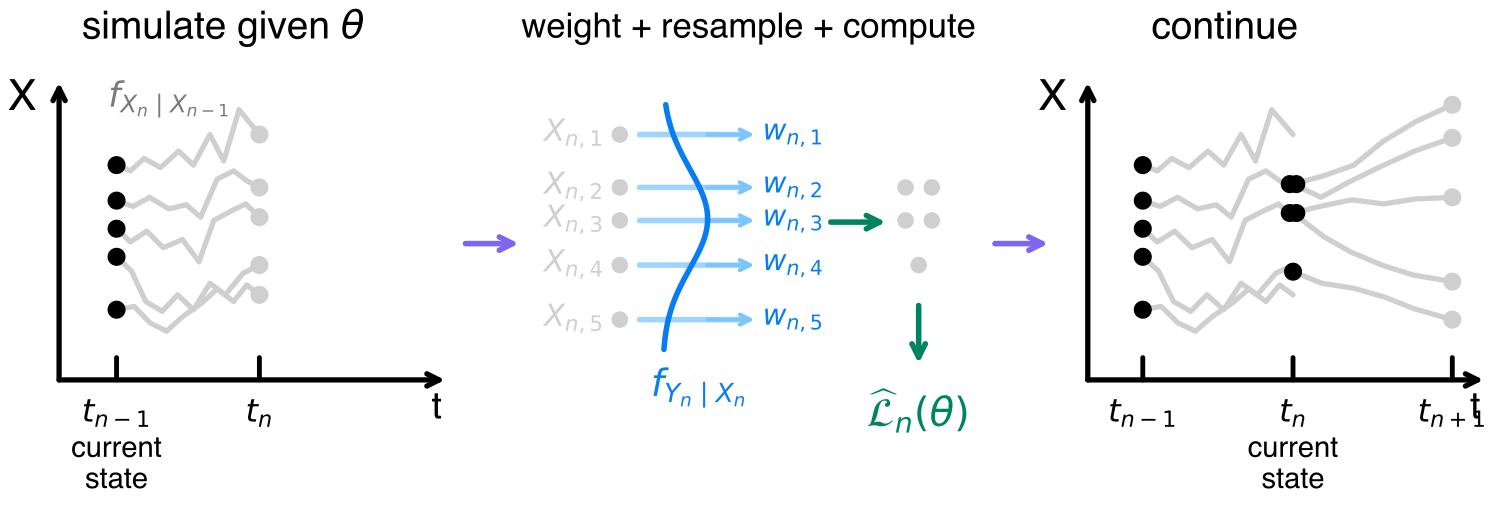

Write the Python code that produced this figure.
import numpy as np
import matplotlib.pyplot as plt
from matplotlib.patches import FancyArrowPatch
from matplotlib import font_manager
from pathlib import Path

# Output path: next to this script, in A_pfilter/figures/
out_dir = Path(__file__).resolve().parent
pdf_path = out_dir / "pfilter_graph.pdf"

# Clean sans-serif labels (not hand-drawn). First available wins.
_preferred = ["Helvetica", "Arial", "Helvetica Neue", "DejaVu Sans"]
_available = {f.name for f in font_manager.fontManager.ttflist}
_family = next((n for n in _preferred if n in _available), "DejaVu Sans")
hand = font_manager.FontProperties(family=_family)
print(f"Using label font: {_family}")

fig, ax = plt.subplots(figsize=(15.2, 5.1))
ax.set_xlim(0, 18.2)
ax.set_ylim(0, 6.0)
ax.axis("off")
fig.patch.set_facecolor("white")
ax.set_facecolor("white")

black = "black"
gray = "#cfcfcf"
blue = "#087cf0"
green = "#00845f"
purple = "#7e66ee"

def sketch(artist, scale=1.0, length=80, randomness=1.2):
    return artist   # clean lines: no hand-drawn sketch effect

def arrow(start, end, color=black, lw=3.5, mutation=22, z=5):
    patch = FancyArrowPatch(
        start, end, arrowstyle="->", mutation_scale=mutation,
        linewidth=lw, color=color, shrinkA=0, shrinkB=0,
        capstyle="round", joinstyle="round", zorder=z
    )
    ax.add_patch(patch)
    sketch(patch, 0.9, 90, 1.0)
    return patch

def line(xs, ys, color=black, lw=3.0, alpha=1.0, z=3):
    obj, = ax.plot(
        xs, ys, color=color, linewidth=lw, alpha=alpha,
        solid_capstyle="round", solid_joinstyle="round", zorder=z
    )
    sketch(obj, 0.75, 85, 1.05)
    return obj

def txt(x, y, s, size=22, color=black, ha="center", va="center", rotation=0):
    return ax.text(
        x, y, s, fontproperties=hand, fontsize=size, color=color,
        ha=ha, va=va, rotation=rotation
    )

# Section titles
txt(2.65, 5.70, r"simulate given $\theta$", size=28)
txt(9.05, 5.70, "weight + resample + compute", size=25)
txt(14.85, 5.70, "continue", size=28)

# -----------------------------
# Left panel: simulate particles
# -----------------------------
x0, x1 = 0.65, 5.35
y0, y1 = 1.45, 5.05

arrow((x0, y0), (x1, y0), lw=3.8)
arrow((x0, y0), (x0, y1), lw=3.8)

txt(0.20, 4.85, "X", size=31)
txt(5.25, 1.10, "t", size=27)
txt(1.35, 1.03, r"$t_{n-1}$", size=23)
txt(3.09, 1.03, r"$t_n$", size=23)
txt(1.35, 0.42, "current\nstate", size=21)

# Tick marks. t_n sits at the same RELATIVE x within this panel as t_n does
# in the right ("continue") panel, so the two panels share one time grid.
line([1.35, 1.35], [1.45, 1.72], lw=3.5)
line([3.09, 3.09], [1.45, 1.72], lw=3.5)

# Particle states and simulated trajectories
start_x = 1.35
end_x = 3.09     # trajectories end at t_n (compressed to match the right panel)
start_ys = [4.05, 3.62, 3.28, 2.94, 2.30]

paths_left = [
    ([1.35, 1.60, 1.85, 2.15, 2.48, 2.75, 3.05, 3.30, 3.58, 3.95],
     [4.05, 3.98, 4.13, 4.02, 4.22, 4.05, 4.42, 4.10, 4.72, 4.42]),
    ([1.35, 1.65, 1.95, 2.30, 2.62, 2.88, 3.18, 3.48, 3.72, 3.95],
     [3.62, 3.55, 3.66, 3.52, 3.57, 3.42, 3.88, 3.98, 3.86, 3.78]),
    ([1.35, 1.60, 1.90, 2.20, 2.55, 2.85, 3.12, 3.45, 3.70, 3.95],
     [3.28, 3.12, 3.25, 3.05, 3.15, 2.88, 3.38, 3.50, 3.58, 3.42]),
    ([1.35, 1.62, 1.88, 2.18, 2.46, 2.75, 3.05, 3.33, 3.65, 3.95],
     [2.94, 2.77, 2.40, 2.28, 2.48, 2.30, 2.62, 2.48, 2.74, 2.84]),
    ([1.35, 1.67, 1.96, 2.26, 2.56, 2.90, 3.18, 3.48, 3.72, 3.95],
     [2.30, 2.34, 2.14, 2.04, 2.22, 2.38, 2.55, 2.40, 2.60, 2.48]),
]

# Compress the left-panel trajectories horizontally so they end at t_n=end_x.
L_scale = (end_x - start_x) / (3.95 - 1.35)
for xs, ys in paths_left:
    line([start_x + (x - 1.35) * L_scale for x in xs], ys, color=gray, lw=3.8, z=2)

ax.scatter([start_x] * 5, start_ys, s=145, color=black, zorder=6)
ax.scatter([end_x] * 5, [p[1][-1] for p in paths_left], s=145, color=gray, zorder=5)

txt(2.00, 4.85, r"$f_{X_n\mid X_{n-1}}$", size=25, color="#7a7a7a")

# Purple transition arrow
arrow((5.60, 3.10), (6.25, 3.10), color=purple, lw=4.0, mutation=24)

# -----------------------------------------
# Middle: weight, resample, compute estimate
# -----------------------------------------
row_y = [4.42, 3.78, 3.38, 2.84, 2.18]
labels = [r"$X_{n,1}$", r"$X_{n,2}$", r"$X_{n,3}$", r"$X_{n,4}$", r"$X_{n,5}$"]
weights = [r"$w_{n,1}$", r"$w_{n,2}$", r"$w_{n,3}$", r"$w_{n,4}$", r"$w_{n,5}$"]

for y, lab, wlab in zip(row_y, labels, weights):
    ax.text(7.30, y, lab, fontsize=22, color=gray, ha="right", va="center")
    ax.scatter([7.48], [y], s=120, color=gray, zorder=5)
    line([7.72, 8.98], [y, y], color="#7dc5ff", lw=4.0, alpha=0.75, z=2)
    arrow((8.55, y), (9.12, y), color="#7dc5ff", lw=3.0, mutation=18, z=4)
    ax.text(9.22, y, wlab, fontsize=21, color=blue, ha="left", va="center")

# Blue likelihood curve
curve_y = np.linspace(1.82, 4.78, 160)
curve_x = 8 + 0.55 * np.exp(-((curve_y - 3.40) / 0.85) ** 2)
line(curve_x, curve_y, color=blue, lw=4.0, z=4)
ax.text(8.45, 1.35, r"$f_{Y_n\mid X_n}$", fontsize=27, color=blue,
        ha="center", va="center")

# Green resampling arrow
arrow((10.05, 3.36), (10.72, 3.36), color=green, lw=4.0, mutation=24)

# Resampled particles: duplicated states are represented by repeated dots
resample_x = [10.96, 11.28]
# Resampled swarm: the high-weight middle particles survive and are
# duplicated, drawn at the SAME heights as their sources X_{n,2..4}
# (row_y[1:4] = 3.78, 3.38, 2.84) so the correspondence is legible.
resample_points = [
    (10.96, 3.78), (11.28, 3.78),   # two copies of X_{n,2}
    (10.96, 3.38), (11.28, 3.38),   # two copies of X_{n,3}
    (11.12, 2.84),                  # one copy of X_{n,4}
]
for x, y in resample_points:
    ax.scatter([x], [y], s=120, color=gray, zorder=5)

# Likelihood estimate
arrow((11.12, 2.35), (11.12, 1.65), color=green, lw=4.0, mutation=24)
ax.text(11.12, 1.06, r"$\widehat{\mathcal{L}}_n(\theta)$",
        fontsize=29, color=green, ha="center", va="center")

# Purple arrow to continuation
arrow((12.05, 3.10), (12.70, 3.10), color=purple, lw=4.0, mutation=24)

# ------------------------
# Right panel: continuation
# ------------------------
rx0, rx1 = 13.18, 18.00
ry0, ry1 = 1.45, 5.05
arrow((rx0, ry0), (rx1, ry0), lw=3.8)
arrow((rx0, ry0), (rx0, ry1), lw=3.8)

txt(12.75, 4.85, "X", size=31)
txt(17.90, 1.10, "t", size=27)
txt(13.85, 1.03, r"$t_{n-1}$", size=23)
txt(15.68, 1.03, r"$t_n$", size=23)
txt(17.62, 1.03, r"$t_{n+1}$", size=23)
txt(15.68, 0.42, "current\nstate", size=21)

line([13.85, 13.85], [1.45, 1.72], lw=3.5)
line([15.68, 15.68], [1.45, 1.72], lw=3.5)
line([17.62, 17.62], [1.45, 1.72], lw=3.5)

# Reuse the five initial trajectories, shifted and slightly compressed
shift = 12.50
scale_x = (15.68 - 13.85) / (3.95 - 1.35)
for xs, ys in paths_left:
    xs2 = [13.85 + (x - 1.35) * scale_x for x in xs]
    line(xs2, ys, color=gray, lw=3.8, z=2)

ax.scatter([13.85] * 5, start_ys, s=145, color=black, zorder=6)

# Resampled states at t_n: two upper duplicates, two middle duplicates, one lower
tn_states = [3.82, 3.47, 3.47, 2.76, 3.82]
# Draw slightly offset duplicate dots so multiplicity is visible
tn_xs = [15.64, 15.72, 15.64, 15.68, 15.72]
ax.scatter(tn_xs, tn_states, s=145, color=black, zorder=7)

# Continuation paths from resampled particles
cont_paths = [
    ([15.68, 16.05, 16.42, 16.78, 17.18, 17.62],
     [3.82, 3.92, 4.05, 4.34, 4.58, 4.78]),
    ([15.68, 16.02, 16.35, 16.72, 17.16, 17.62],
     [3.82, 3.66, 3.84, 4.02, 4.22, 4.38]),
    ([15.68, 16.05, 16.40, 16.78, 17.17, 17.62],
     [3.47, 3.56, 3.63, 3.58, 3.64, 3.66]),
    ([15.68, 16.06, 16.38, 16.76, 17.14, 17.62],
     [3.47, 3.18, 3.00, 2.84, 2.72, 2.64]),
    ([15.68, 16.03, 16.42, 16.80, 17.16, 17.62],
     [2.76, 2.62, 2.56, 2.45, 2.31, 2.18]),
]

for xs, ys in cont_paths:
    line(xs, ys, color=gray, lw=3.8, z=2)
    ax.scatter([xs[-1]], [ys[-1]], s=145, color=gray, zorder=5)

fig.subplots_adjust(left=0.01, right=0.995, bottom=0.02, top=0.995)
fig.savefig(pdf_path, bbox_inches="tight", pad_inches=0.04)
plt.close(fig)

print(f"Created:\n{pdf_path}")
